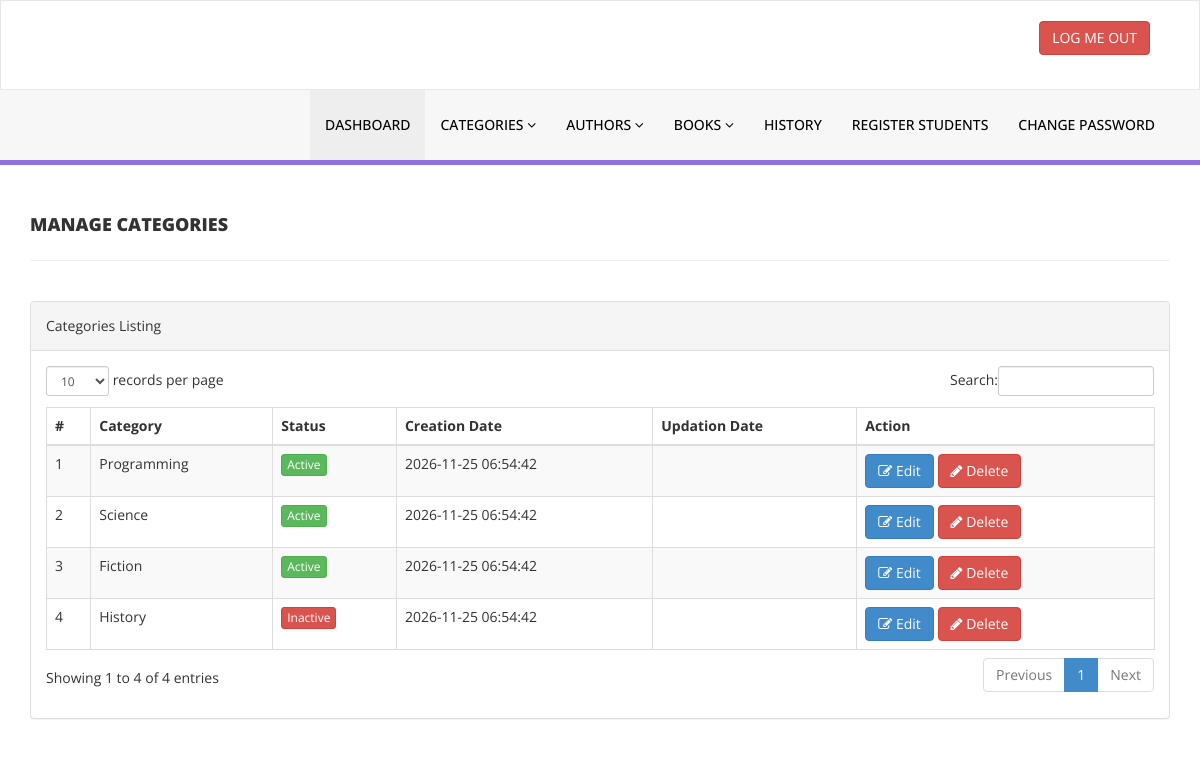
The app's page /admin/manage-categories.php (signed in) with its own data.
### tables this page shows
CREATE TABLE tblcategory (
  id int(11) NOT NULL AUTO_INCREMENT,
  CategoryName varchar(150) DEFAULT NULL,
  Status int(1) DEFAULT NULL,
  CreationDate timestamp NULL DEFAULT current_timestamp(),
  UpdationDate timestamp NULL DEFAULT NULL ON UPDATE current_timestamp(),
  PRIMARY KEY (id)
);

### admin/manage-categories.php (the view, shortened to what this page needs)
<?php
include('includes/config.php');
if(strlen($_SESSION['alogin'])==0)
    {
header('location:index.php');
}
else{
    ?>
<!DOCTYPE html>
<html xmlns="http://www.w3.org/1999/xhtml">
<head>
    <link href="assets/css/bootstrap.css" rel="stylesheet" />
    <link href="assets/css/font-awesome.css" rel="stylesheet" />
    <link href="assets/js/dataTables/dataTables.bootstrap.css" rel="stylesheet" />
    <link href="assets/css/style.css" rel="stylesheet" />
</head>
<body>
<?php include('includes/header.php');?>
    <div class="content-wrapper">
         <div class="container">
        <div class="row pad-botm">
            <div class="col-md-12">
                <h4 class="header-line">Manage Categories</h4>
    </div>
     <div class="row">
</div>
        </div>
            <div class="row">
                <div class="col-md-12">
                    <div class="panel panel-default">
                        <div class="panel-heading">
                           Categories Listing
                        </div>
                        <div class="panel-body">
                            <div class="table-responsive">
                                <table class="table table-striped table-bordered table-hover" id="dataTables-example">
                                    <thead>
                                        <tr>
                                            <th>#</th>
                                            <th>Category</th>
                                            <th>Status</th>
                                            <th>Creation Date</th>
                                            <th>Updation Date</th>
                                            <th>Action</th>
                                        </tr>
                                    </thead>
                                    <tbody>
<?php $sql = "SELECT * from  tblcategory";
$query = $dbh -> prepare($sql);
$query->execute();
$results=$query->fetchAll(PDO::FETCH_OBJ);
$cnt=1;
if($query->rowCount() > 0)
{
foreach($results as $result)
{               ?>
                                        <tr class="odd gradeX">
                                            <td class="center"><?php echo htmlentities($cnt);?></td>
                                            <td class="center"><?php echo htmlentities($result->CategoryName);?></td>
                                            <td class="center"><?php if($result->Status==1) {?>
                                            <a href="#" class="btn btn-success btn-xs">Active</a>
                                            <?php } else {?>
                                            <a href="#" class="btn btn-danger btn-xs">Inactive</a>
                                            <?php } ?></td>
                                            <td class="center"><?php echo htmlentities($result->CreationDate);?></td>
                                            <td class="center"><?php echo htmlentities($result->UpdationDate);?></td>
                                            <td class="center">
                                            <a href="edit-category.php?catid=<?php echo htmlentities($result->id);?>"><button class="btn btn-primary"><i class="fa fa-edit "></i> Edit</button>
                                          <a href="manage-categories.php?del=<?php echo htmlentities($result->id);?>" onclick="return confirm('Are you sure you want to delete?');"" >  <button class="btn btn-danger"><i class="fa fa-pencil"></i> Delete</button>
                                            </td>
                                        </tr>
 <?php $cnt=$cnt+1;}} ?>
                                    </tbody>
                                </table>
                            </div>
                        </div>
                    </div>
                </div>
            </div>
    </div>
    </div>
</body>
</html>
<?php } ?>

### admin/assets/css/style.css (style rules this page uses)
.content-wrapper { margin-top: 40px; min-height:800px; padding-bottom:90px; }
.header-line { font-weight:900; padding-bottom:25px; border-bottom:1px solid #eeeeee; text-transform:uppercase; }
.pad-botm { padding-bottom:30px; }

### records on screen
tblcategory: CategoryName "Programming", Status "Active", CreationDate "2026-11-25 06:54:42"
tblcategory: CategoryName "Science", Status "Active", CreationDate "2026-11-25 06:54:42"
tblcategory: CategoryName "Fiction", Status "Active", CreationDate "2026-11-25 06:54:42"
tblcategory: CategoryName "History", Status "Inactive", CreationDate "2026-11-25 06:54:42"
